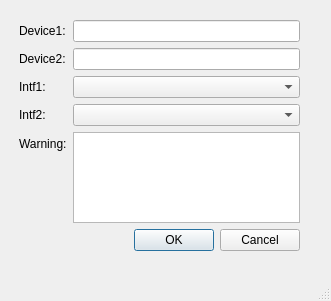
<?xml version="1.0" encoding="UTF-8"?>
<ui version="4.0">
 <class>LinkWindow</class>
 <widget class="QMainWindow" name="LinkWindow">
  <property name="geometry">
   <rect>
    <x>0</x>
    <y>0</y>
    <width>331</width>
    <height>301</height>
   </rect>
  </property>
  <property name="windowTitle">
   <string>MainWindow</string>
  </property>
  <widget class="QWidget" name="centralwidget">
   <widget class="QWidget" name="widget" native="true">
    <property name="geometry">
     <rect>
      <x>10</x>
      <y>10</y>
      <width>301</width>
      <height>241</height>
     </rect>
    </property>
    <widget class="QWidget" name="formLayoutWidget">
     <property name="geometry">
      <rect>
       <x>9</x>
       <y>10</y>
       <width>281</width>
       <height>231</height>
      </rect>
     </property>
     <layout class="QFormLayout" name="formLayout">
      <item row="0" column="0">
       <widget class="QLabel" name="labelDevice1">
        <property name="text">
         <string>Device1:</string>
        </property>
       </widget>
      </item>
      <item row="1" column="0">
       <widget class="QLabel" name="labelDevice2">
        <property name="text">
         <string>Device2:</string>
        </property>
       </widget>
      </item>
      <item row="2" column="0">
       <widget class="QLabel" name="labelIntf1">
        <property name="text">
         <string>Intf1:</string>
        </property>
       </widget>
      </item>
      <item row="3" column="0">
       <widget class="QLabel" name="label_4">
        <property name="text">
         <string>Intf2:</string>
        </property>
       </widget>
      </item>
      <item row="0" column="1">
       <widget class="QLineEdit" name="lineDevice1"/>
      </item>
      <item row="1" column="1">
       <widget class="QLineEdit" name="lineDevice2"/>
      </item>
      <item row="5" column="1">
       <widget class="QDialogButtonBox" name="buttonBox">
        <property name="standardButtons">
         <set>QDialogButtonBox::Cancel|QDialogButtonBox::Ok</set>
        </property>
       </widget>
      </item>
      <item row="2" column="1">
       <widget class="QComboBox" name="comboIntf1"/>
      </item>
      <item row="3" column="1">
       <widget class="QComboBox" name="comboIntf2"/>
      </item>
      <item row="4" column="0">
       <widget class="QLabel" name="label">
        <property name="text">
         <string>Warning:</string>
        </property>
       </widget>
      </item>
      <item row="4" column="1">
       <widget class="QTextEdit" name="textWarning"/>
      </item>
     </layout>
    </widget>
   </widget>
  </widget>
  <widget class="QMenuBar" name="menubar">
   <property name="geometry">
    <rect>
     <x>0</x>
     <y>0</y>
     <width>331</width>
     <height>25</height>
    </rect>
   </property>
  </widget>
  <widget class="QStatusBar" name="statusbar"/>
 </widget>
 <resources/>
 <connections/>
</ui>
